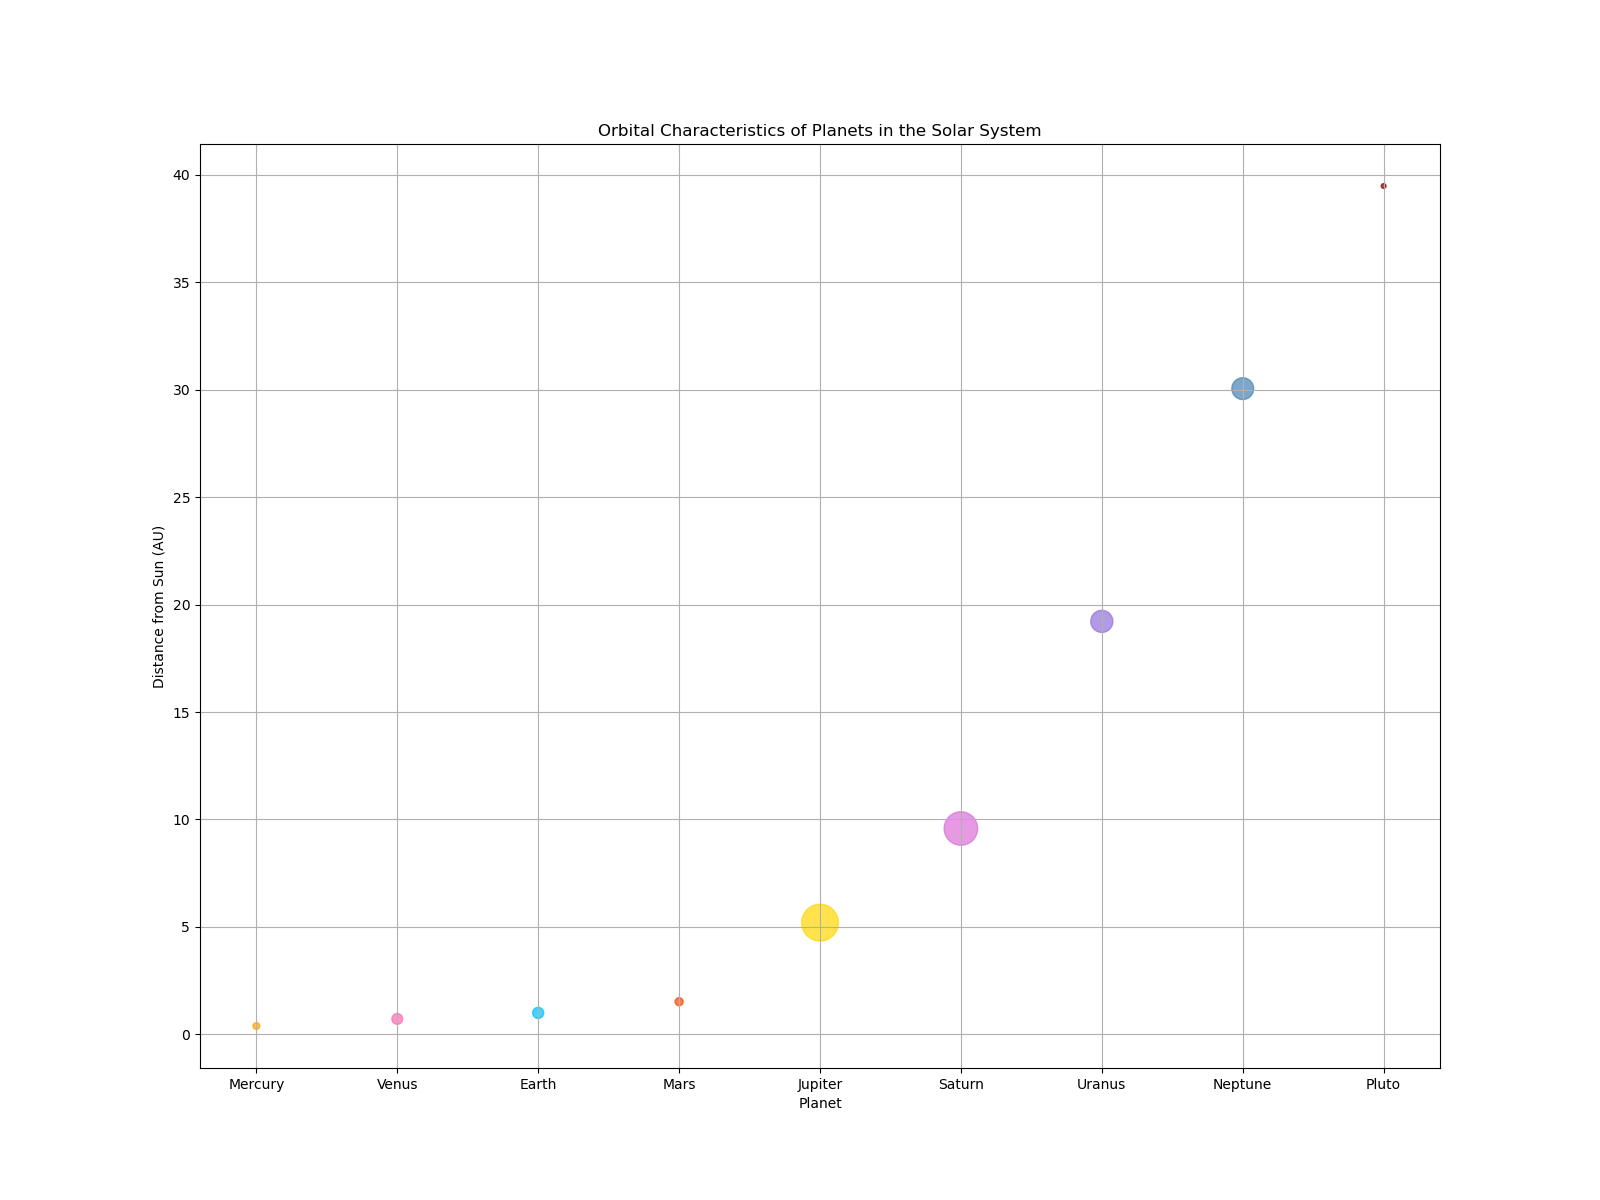

The Python source for this figure:

import matplotlib.pyplot as plt

# Data for scatterplot
planets = ["Mercury", "Venus", "Earth", "Mars", "Jupiter", "Saturn", "Uranus", "Neptune", "Pluto"]
distance_au = [0.39, 0.72, 1, 1.52, 5.2, 9.58, 19.22, 30.05, 39.48]
orbital_period_days = [88, 225, 365, 687, 4333, 10759, 30685, 60190, 90560]
diameter_km = [4879, 12104, 12742, 6779, 139820, 116460, 50724, 49244, 2376]

# Size of each point will be proportional to the planet's diameter
sizes = [diameter / 200 for diameter in diameter_km]

# Custom color scheme
colors = ['#F9A602', '#FF69B4', '#00BFFF', '#FF4500', '#FFD700', '#DA70D6', '#9370DB', '#4682B4', '#8B0000']

# Create scatterplot
plt.figure(figsize=(16, 12))  # Increase the width and height of the chart
plt.scatter(planets, distance_au, s=sizes, c=colors, alpha=0.7)

# Chart details
plt.title('Orbital Characteristics of Planets in the Solar System')
plt.xlabel('Planet')
plt.ylabel('Distance from Sun (AU)')
plt.grid(True)

# Show the chart
plt.show()
